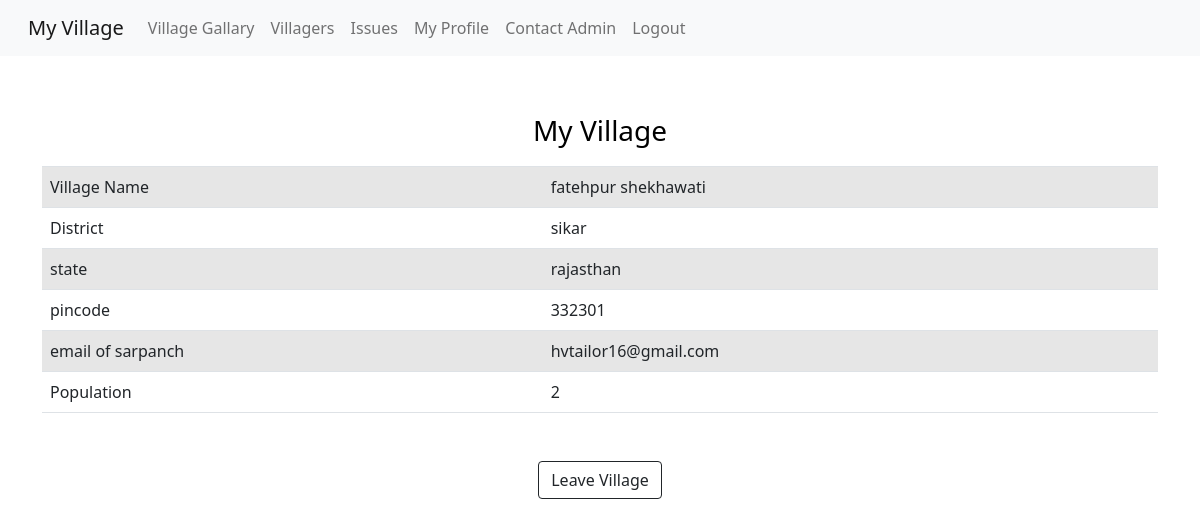
The page /dashboard (signed in) on the database its author committed.
### app.py (models this page shows, shortened)
class Village(db.Model):
    village_id = db.Column(db.Integer, primary_key=True)
    village_name = db.Column(db.String(50),nullable=False)
    district = db.Column(db.String(50),nullable=False)
    state = db.Column(db.String(50),nullable=False)
    pincode = db.Column(db.String(50),nullable=False)
    latitude = db.Column(db.String(50))
    longitude = db.Column(db.String(50))
    head_email = db.Column(db.String(50),nullable=False)
    population = db.Column(db.Integer,default=0)

### app.py (the view)
@app.route('/dashboard')
def dashboard():
    if 'user' not in session:
        return redirect(url_for('login'))
    print(session['user'])
    if 'village_id' in session['user']:
        print(session['village'])
    allVillages = Village.query.all()
    if 'village' in session:
        return render_template('dashboard.html',user = session['user'], village = session['village'])
    return render_template('dashboard.html',user = session['user'],allVillages=allVillages)

### templates/dashboard.html (shortened to what this page needs)
{% extends 'base.html' %}
{% block body %}
    {% if user %}
        {% if 'village_id' in user %}
            <div class="container my-5">
                <h3>My Village</h3>
            <table class="table table-striped">
                <tbody>
                  <tr>
                    <td>Village Name</td>
                    <td>{{village.village_name}}</td>
                  </tr>
                  <tr>
                    <td>District</td>
                    <td>{{village.district}}</td>
                  </tr>
                  <tr>
                    <td>state</td>
                    <td>{{village.state}}</td>
                  </tr>
                  <tr>
                    <td>pincode</td>
                    <td>{{village.pincode}}</td>
                  </tr>
                  <tr>
                    <td>email of sarpanch</td>
                    <td>{{village.head_email}}</td>
                  </tr>
                  <tr>
                    <td>Population</td>
                    <td>{{village.population}}</td>
                  </tr>
                </tbody>
              </table>
            </div>
            <div class="d-flex justify-content-center">
                <a href="/leave_village"><button class="btn btn-outline-dark">Leave Village</button></a>
            </div>
        {% endif %}
    {% endif %}
{% endblock body %}

### static/base.css (style rules this page uses)
h3 { text-align: center; color: black; padding: 10px; }

### rows shown on the page
Village: village_name "fatehpur shekhawati", district "sikar", state "rajasthan", head_email "hvtailor16@gmail.com"

### other values the page prints
{{ village.pincode }} "332301"
{{ village.population }} "2"
